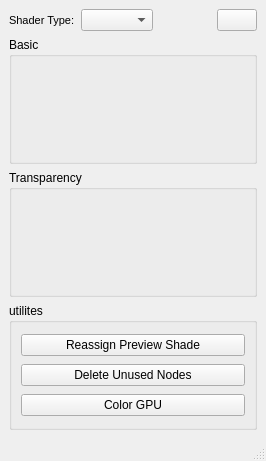
<?xml version="1.0" encoding="UTF-8"?>
<ui version="4.0">
 <class>MainWindow</class>
 <widget class="QMainWindow" name="MainWindow">
  <property name="geometry">
   <rect>
    <x>0</x>
    <y>0</y>
    <width>266</width>
    <height>461</height>
   </rect>
  </property>
  <property name="windowTitle">
   <string>Color Picker</string>
  </property>
  <widget class="QWidget" name="centralwidget">
   <layout class="QVBoxLayout" name="verticalLayout">
    <item>
     <layout class="QHBoxLayout" name="first_layout">
      <item>
       <widget class="QLabel" name="shdtype_label">
        <property name="font">
         <font>
          <pointsize>8</pointsize>
          <weight>50</weight>
          <bold>false</bold>
         </font>
        </property>
        <property name="text">
         <string>Shader Type:</string>
        </property>
       </widget>
      </item>
      <item>
       <widget class="QComboBox" name="shadetype_box"/>
      </item>
      <item>
       <spacer name="horizontalSpacer">
        <property name="orientation">
         <enum>Qt::Horizontal</enum>
        </property>
        <property name="sizeHint" stdset="0">
         <size>
          <width>40</width>
          <height>20</height>
         </size>
        </property>
       </spacer>
      </item>
      <item>
       <widget class="QPushButton" name="manual_btn">
        <property name="text">
         <string/>
        </property>
       </widget>
      </item>
     </layout>
    </item>
    <item>
     <layout class="QVBoxLayout" name="second_layout">
      <item>
       <widget class="QGroupBox" name="first_groupbox">
        <property name="title">
         <string>Basic</string>
        </property>
        <layout class="QGridLayout" name="gridLayout_5"/>
       </widget>
      </item>
      <item>
       <widget class="QGroupBox" name="second_groupbox">
        <property name="title">
         <string>Transparency</string>
        </property>
        <layout class="QGridLayout" name="gridLayout_2"/>
       </widget>
      </item>
      <item>
       <widget class="QGroupBox" name="third_groupbox">
        <property name="title">
         <string>utilites</string>
        </property>
        <layout class="QVBoxLayout" name="verticalLayout_2">
         <item>
          <widget class="QPushButton" name="return_prev_btn">
           <property name="text">
            <string>Reassign Preview Shade</string>
           </property>
          </widget>
         </item>
         <item>
          <widget class="QPushButton" name="del_unused_nodes_btn">
           <property name="text">
            <string>Delete Unused Nodes</string>
           </property>
          </widget>
         </item>
         <item>
          <widget class="QPushButton" name="color_gpu_btn">
           <property name="text">
            <string>Color GPU</string>
           </property>
          </widget>
         </item>
        </layout>
       </widget>
      </item>
     </layout>
    </item>
   </layout>
  </widget>
  <widget class="QStatusBar" name="statusbar"/>
 </widget>
 <resources/>
 <connections/>
</ui>
